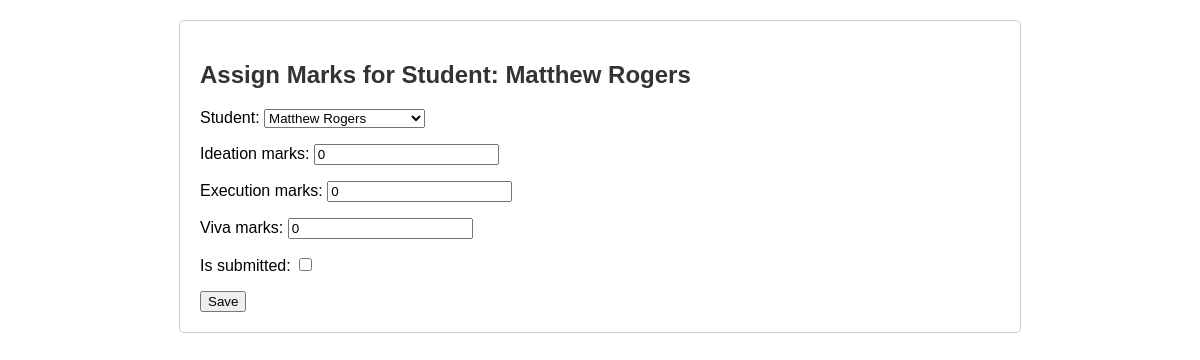
The page /mentors/3/evaluations/6/assign-marks/ on the database its author committed.
### evaldashboard/models.py (models this page shows, shortened)
class Evaluation(models.Model):
    mentor = models.ForeignKey(Mentor, on_delete=models.CASCADE, related_name='evaluations')
    student = models.ForeignKey(Student, on_delete=models.CASCADE, related_name='evaluations')
    ideation_marks = models.PositiveIntegerField(validators=[MinValueValidator(0), MaxValueValidator(10)])
    execution_marks = models.PositiveIntegerField(validators=[MinValueValidator(0), MaxValueValidator(10)])
    viva_marks = models.PositiveIntegerField(validators=[MinValueValidator(0), MaxValueValidator(10)])
    total_marks = models.PositiveIntegerField(editable=False, default=0)
    is_submitted = models.BooleanField(default=False)
    class Meta:
        unique_together = ('mentor', 'student')

class Student(models.Model):
    name = models.CharField(max_length=100)
    email = models.EmailField(unique=True)
    phone = models.CharField(max_length=15)
    def __str__(self):
        return self.name

### evaldashboard/views.py (the view)
# urls.py: path('mentors/<int:mentor_id>/evaluations/<int:evaluation_id>/assign-marks/', views.assign_marks, name='assign_marks'),
def assign_marks(request, mentor_id, evaluation_id):
    mentor = get_object_or_404(Mentor, id=mentor_id)
    evaluation = get_object_or_404(Evaluation, id=evaluation_id, mentor=mentor)
    if request.method == 'POST':
        form = EvaluationForm(request.POST, instance=evaluation)
        if form.is_valid():
            form.save()
            messages.success(request, 'Marks assigned successfully.')
            return redirect('view_evaluations', mentor_id=mentor.id)
    else:
        form = EvaluationForm(instance=evaluation)
    return render(request, 'assign_marks.html', {'form': form, 'mentor': mentor, 'evaluation': evaluation})

### evaldashboard/forms.py
class EvaluationForm(forms.ModelForm):
    class Meta:
        model = Evaluation
        fields = ['student', 'ideation_marks', 'execution_marks', 'viva_marks', 'is_submitted']
    def __init__(self, *args, **kwargs):
        mentor = kwargs.pop('mentor', None)
        super().__init__(*args, **kwargs)
        if mentor:
            self.instance.mentor = mentor
            self.fields['student'].queryset = Student.objects.exclude(evaluations__mentor=mentor)
        else:
            self.fields['student'].queryset = Student.objects.all()
        self.fields['ideation_marks'].initial = 0
        self.fields['execution_marks'].initial = 0
        self.fields['viva_marks'].initial = 0

### evaldashboard/templates/assign_marks.html (shortened to what this page needs)
{% extends 'base.html' %}
{% block content %}
    <h2>Assign Marks for Student: {{ evaluation.student.name }}</h2>
    <form method="post">
        {{ form.as_p }}
        <button type="submit">Save</button>
    </form>
{% endblock %}

### evaldashboard/templates/base.html (style rules this page uses)
body { font-family: Arial, sans-serif; margin: 20px; }
h1, h2 { color: #333; }

### rows shown on the page
Evaluation: student.name "Matthew Rogers", student "Matthew Rogers", ideation_marks "0", execution_marks "0", viva_marks "0"
